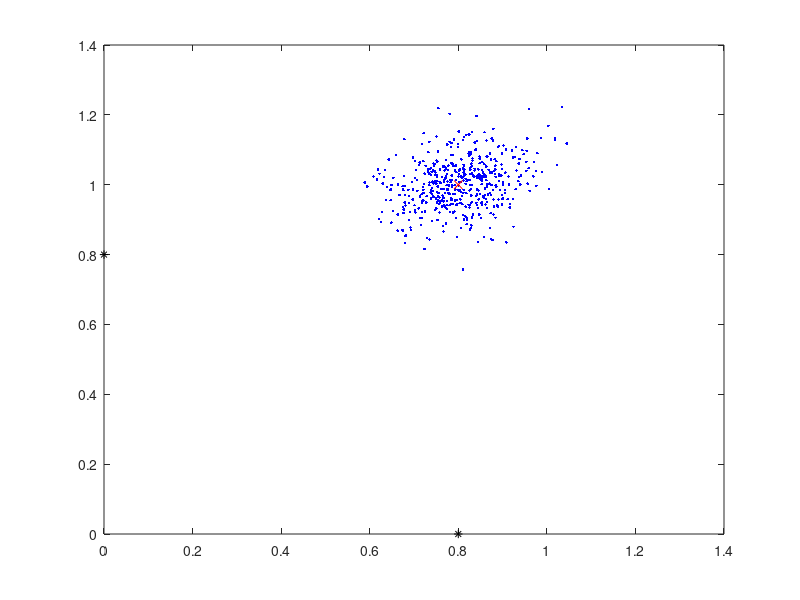

This chart was generated by the following MATLAB code:
clc
clear
figure
%close all
%n=3;
%cats=[0, 0; 0, 0.8; 0.8, 0];
n=2;
cats=[0, 0.8; 0.8, 0];
mouse=[0.8;1];
N=500;
beta=zeros(N,2);
for j=1:N
    th=zeros(n,1);
    for i=1:n
        th(i,1)=atan((mouse(2,1)-cats(i,2))/(mouse(1,1)-cats(i,1)));
    end
    th=th+0.08*randn(n,1);
    
    A=zeros(n,2);
    C=zeros(n,1);
    for i=1:n
        A(i,:)=[tan(th(i,1)), -1];
        C(i,1)=tan(th(i,1))*cats(i,1)-cats(i,2);
    end
    
    beta(j,:)=A\C;
end

% %Find crossing bearings, grouped by 2
% Acell=cell(3,1);
% Ccell=cell(3,1);
% 
% Acell{1}=[A(1,:); A(2,:)];
% Acell{2}=[A(2,:); A(3,:)];
% Acell{3}=[A(1,:); A(3,:)];
% 
% Ccell{1}=[C(1); C(2)];
% Ccell{2}=[C(2); C(3)];
% Ccell{3}=[C(1); C(3)];
% 
% betacross=zeros(n,2);
% for i=1:n
%     betacross(i,:)=Acell{i}\Ccell{i};
% end
% 
% faraway=10;
% slope(1)=(cats(1,2)-betacross(1,2))/(cats(1,1)-betacross(1,1));
% raysX(1,:)=[cats(1,1), betacross(1,1)+faraway];
% raysY(1,:)=[cats(1,2), betacross(1,2)+faraway*slope(1)];
% 
% slope(2)=(cats(2,2)-betacross(2,2))/(cats(2,1)-betacross(2,1));
% raysX(2,:)=[cats(2,1), betacross(2,1)+faraway];
% raysY(2,:)=[cats(2,2), betacross(2,2)+faraway*slope(2)];
% 
% slope(3)=(cats(3,2)-betacross(3,2))/(cats(3,1)-betacross(3,1));
% raysX(3,:)=[cats(3,1), betacross(3,1)+faraway];
% raysY(3,:)=[cats(3,2), betacross(3,2)+faraway*slope(3)];
% 
% betaError=norm(beta-mouse)
% 
% plot(raysX',raysY','k',betacross(:,1),betacross(:,2),'o',beta(1,1),beta(2,1),'xr',...
%     mouse(1,1),mouse(2,1),'mx',cats(:,1),cats(:,2),'*k')
% 

plot(beta(:,1),beta(:,2),'.b',...
    mouse(1,1),mouse(2,1),'rx',cats(:,1),cats(:,2),'*k')

%axis([0 1 0 1])


